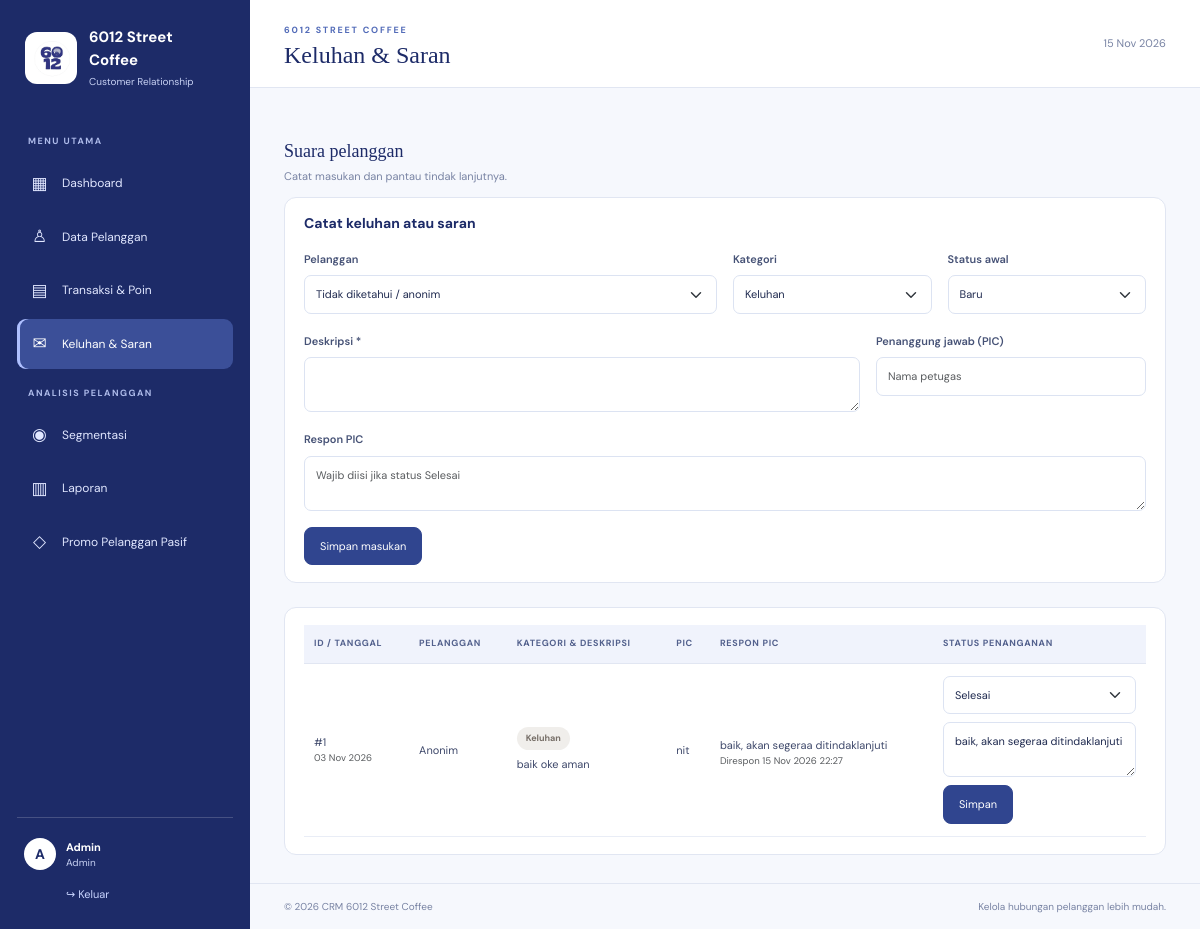
Page /complaints.php (signed in) on the committed database.
### tables this page shows
CREATE TABLE `complaints` (
  `id` bigint(20) UNSIGNED NOT NULL,
  `customer_id` int(10) UNSIGNED DEFAULT NULL,
  `complaint_date` datetime NOT NULL DEFAULT current_timestamp(),
  `category` enum('Keluhan','Saran') NOT NULL,
  `description` text NOT NULL,
  `pic` varchar(100) DEFAULT NULL,
  `status` enum('Baru','Diproses','Selesai') NOT NULL DEFAULT 'Baru',
  `response` text DEFAULT NULL,
  `responded_at` datetime DEFAULT NULL
);

### includes/functions.php (called while the page is built, shortened)
<?php
function e($value): string
{
    return htmlspecialchars((string) $value, ENT_QUOTES, 'UTF-8');
}

### complaints.php (the view, shortened to what this page needs)
<?php
require_once 'config/database.php';
require_once 'includes/functions.php';
$customers = $pdo->query("SELECT id,name FROM customers ORDER BY name")->fetchAll();
$rows = $pdo->query("SELECT x.*,c.name customer_name FROM complaints x LEFT JOIN customers c ON c.id=x.customer_id ORDER BY x.complaint_date DESC,x.id DESC")->fetchAll();
require 'includes/header.php';
?>
<div class="section-heading">
    <div>
        <h3>Suara pelanggan</h3>
        <p>Catat masukan dan pantau tindak lanjutnya.</p>
    </div>
</div>
<div class="form-card mb-4">
    <h4>Catat keluhan atau saran</h4>
    <form method="post" class="row g-3"><input type="hidden" name="csrf_token" value="<?= e(csrf_token()) ?>"><input
        <div class="col-md-6"><label class="form-label">Pelanggan</label><select class="form-select" name="customer_id">
                <option value="0">Tidak diketahui / anonim</option><?php foreach ($customers as $c): ?>
                    <option value="<?= $c['id'] ?>"><?= e($c['name']) ?></option><?php endforeach; ?>
            </select></div>
        <div class="col-md-3"><label class="form-label">Kategori</label><select class="form-select" name="category">
                <option>Keluhan</option>
            </select></div>
        <div class="col-md-3"><label class="form-label">Status awal</label><select class="form-select" name="status"
                id="newStatus">
                <option>Baru</option>
            </select></div>
        <div class="col-md-8"><label class="form-label">Deskripsi *</label><textarea class="form-control"
                name="description" rows="2" required maxlength="2000"></textarea></div>
        <div class="col-md-4"><label class="form-label">Penanggung jawab (PIC)</label><input class="form-control"
                name="pic" maxlength="100" placeholder="Nama petugas"></div>
        <div class="col-12"><label class="form-label">Respon PIC </label><textarea class="form-control" name="response"
                id="newResponse" rows="2" maxlength="2000"
                placeholder="Wajib diisi jika status Selesai"></textarea></div>
        <div class="col-12"><button class="btn btn-coffee">Simpan masukan</button></div>
    </form>
</div>
<div class="table-card">
    <div class="table-responsive">
        <table class="table align-middle">
            <thead>
                <tr>
                    <th>ID / Tanggal</th>
                    <th>Pelanggan</th>
                    <th>Kategori & Deskripsi</th>
                    <th>PIC</th>
                    <th>Respon PIC</th>
                    <th>Status penanganan</th>
                </tr>
            </thead>
            <tbody><?php if (!$rows): ?>
                    </tr><?php endif; ?><?php foreach ($rows as $r): ?>
                    <tr>
                        <td>#<?= $r['id'] ?><small
                                class="d-block text-muted"><?= date('d M Y', strtotime($r['complaint_date'])) ?></small></td>
                        <td><?= e($r['customer_name'] ?? 'Anonim') ?></td>
                        <td><span class="status-pill pill-gray"><?= e($r['category']) ?></span>
                            <div class="description-cell"><?= e($r['description']) ?></div>
                        </td>
                        <td><?= e($r['pic'] ?? '-') ?></td>
                        <td>
                            <?php if (!empty($r['response'])): ?>
                                <div class="description-cell"><?= nl2br(e($r['response'])) ?></div>
                                <?php if (!empty($r['responded_at'])): ?>
                                    <small class="d-block text-muted">Direspon <?= date('d M Y H:i', strtotime($r['responded_at'])) ?></small>
                                <?php endif; ?>
                            <?php else: ?>
                                <span class="text-muted">Belum ada respon</span>
                            <?php endif; ?>
                        </td>
                        <td>
                            <form method="post" class="status-form">
                                <select class="form-select form-select-sm mb-2 status-select" name="status">
                                    <?php foreach (['Baru', 'Diproses', 'Selesai'] as $st): ?>
                                        <option <?= $r['status'] === $st ? 'selected' : '' ?>><?= $st ?></option>
                                    <?php endforeach; ?>
                                </select>
                                <textarea class="form-control form-control-sm mb-2 resp-input" name="response" rows="2"
                                    maxlength="2000"
                                    placeholder="Respon PIC (wajib jika Selesai)"><?= e($r['response'] ?? '') ?></textarea>
                                <button class="btn btn-sm btn-coffee">Simpan</button>
                            </form>
                        </td>
                    </tr><?php endforeach; ?>
            </tbody>
        </table>
    </div>
</div>
<?php require 'includes/footer.php'; ?>

### assets/style.css (style rules this page uses)
:root { --coffee: #55372b; --coffee2: #76513e; --cream: #f6f1e9; --paper: #fff; --ink: #302720; --muted: #887f76; --line: #eee7de; --gold: #c99a61 }
* { box-sizing: border-box }
body { margin: 0; background: #f8f7f4; color: var(--ink); font-family: 'DM Sans', sans-serif; font-size: 14px }
.section-heading { display: flex; justify-content: space-between; align-items: center; gap: 15px; margin: 25px 0 13px }
.section-heading h3 { font-family: 'Playfair Display', serif; font-size: 18px; margin: 0 }
.section-heading p { font-size: 11px; color: var(--muted); margin: 5px 0 0 }
.btn-coffee { background: var(--coffee); color: white; border: 1px solid var(--coffee); font-size: 11px; padding: 10px 15px; border-radius: 8px }
.table-card, .form-card { background: #fff; border: 1px solid var(--line); border-radius: 12px; padding: 17px 19px }
.form-card h4 { font-size: 14px; font-weight: 700; margin: 0 0 16px }
.table { font-size: 11px; margin: 0 }
.table thead th { font-size: 9px; text-transform: uppercase; letter-spacing: .7px; color: #8c8177; background: #faf8f5; border-bottom: 1px solid var(--line); padding: 12px 10px; white-space: nowrap }
.table td { padding: 12px 10px; border-color: #f1ece6; color: #51483f }
.form-label { font-size: 11px; font-weight: 600; color: #65584e }
.form-control, .form-select { font-size: 11px; border-color: #e8e0d7; padding: 10px 11px; border-radius: 7px }
.status-pill, .points-tag, .rule-chip { display: inline-block; border-radius: 20px; padding: 5px 9px; font-size: 9px; font-weight: 700; white-space: nowrap }
.pill-gray { background: #f0eeeb; color: #776f68 }
.description-cell { max-width: 400px; white-space: normal; margin-top: 6px; line-height: 1.5 }
.status-form { min-width: 110px }
:root { --coffee: #26377F; --coffee2: #3D55A5; --cream: #F1F4FC; --paper: #FFFFFF; --ink: #202B50; --muted: #7883A3; --line: #E1E6F2; --gold: #91A5E8; --brand-navy: #1D2B68; --brand-blue: #30458F; --brand-mid: #526BB8; --brand-light: #EAF0FF; --brand-pale: #F6F8FD; }
body { background: var(--brand-pale); color: var(--ink); }
.topbar h1, .section-heading h3, .form-card h4 { color: var(--brand-navy); }
.stat-card, .table-card, .form-card { background: #FFF; border-color: var(--line); }
.btn-coffee { background: var(--brand-blue); color: #FFF; border-color: var(--brand-blue); }
.table thead th { color: #53618D; background: #F0F3FC; border-bottom-color: var(--line); }
.table td { border-color: #E9EDF6; color: #3F496B; }
.form-label { color: #465276; }
.form-control, .form-select { border-color: #DCE3F2; color: var(--ink); background-color: #FFF; }

### rows in the picture
complaints: id "1", complaint_date "03 Nov 2026", customer_name "Anonim", category "Keluhan", description "baik oke aman", pic "nit", response "baik, akan segeraa ditindaklanjuti", responded_at "15 Nov 2026 22:27", status "Selesai"

### other values in the picture
$_SESSION['user_name'] "Admin"
$pageTitle "Keluhan & Saran"
